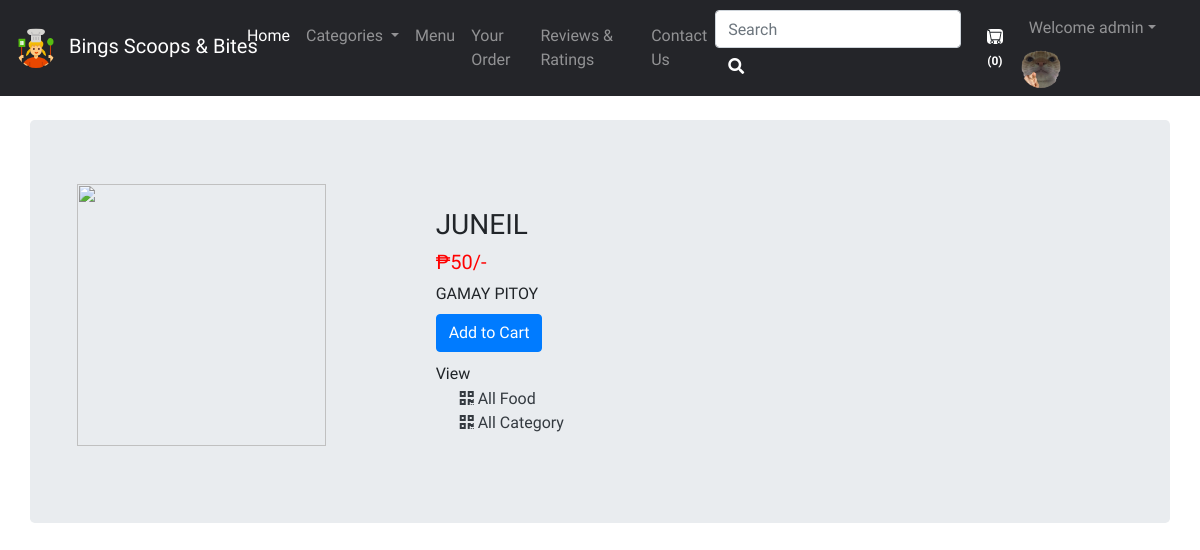
Page /viewPizza.php?itemid=3 (signed in) on the committed database.
### tables this page shows
CREATE TABLE `sitedetail` (
  `tempId` int(11) NOT NULL,
  `systemName` varchar(21) NOT NULL,
  `email` varchar(35) NOT NULL,
  `contact1` bigint(21) NOT NULL,
  `contact2` bigint(21) DEFAULT NULL COMMENT 'Optional',
  `address` text NOT NULL,
  `dateTime` datetime NOT NULL DEFAULT current_timestamp()
);

CREATE TABLE `items` (
  `itemId` int(11) NOT NULL,
  `itemName` varchar(255) NOT NULL,
  `itemPrice` int(11) NOT NULL,
  `itemDesc` varchar(255) NOT NULL,
  `itemCategoryId` int(11) NOT NULL,
  `itemPubDate` datetime NOT NULL
);

### viewPizza.php (the view, shortened to what this page needs)
<!doctype html>
<html lang="en">
<head>
    <link rel="stylesheet" href="https://stackpath.bootstrapcdn.com/bootstrap/4.4.1/css/bootstrap.min.css">
    <link rel="stylesheet" href="https://use.fontawesome.com/releases/v5.8.2/css/all.css">
    <link rel="stylesheet" href="assets/css/custom.css">
</head>
<body>
    <?php include 'partials/_dbconnect.php'; ?>
    <?php require 'partials/_nav.php' ?>
    <div class="container my-4" id="cont">
        <div class="row jumbotron">
            <?php
            $itemId = $_GET['itemid'];
            $sql = "SELECT * FROM `items` WHERE itemId = $itemId";
            $result = mysqli_query($conn, $sql);
            $row = mysqli_fetch_assoc($result);
            $itemName = $row['itemName'];
            $itemPrice = $row['itemPrice'];
            $itemDesc = $row['itemDesc'];
            $itemCategoryId = $row['itemCategoryId'];
            ?>
            <?php
            echo  '<div class="col-md-4">
                <img src="img/item-' . $itemId . '.jpg" width="249px" height="262px">
            </div>
            <div class="col-md-8 my-4">
                <h3>' . $itemName . '</h3>
                <h5 style="color: #ff0000">₱' . $itemPrice . '/-</h5>
                <p class="mb-0">' . $itemDesc . '</p>';
            if ($loggedin) {
                $quaSql = "SELECT `itemQuantity` FROM `viewcart` WHERE itemId = '$itemId' AND `userId`='$userId'";
                $quaresult = mysqli_query($conn, $quaSql);
                $quaExistRows = mysqli_num_rows($quaresult);
                if ($quaExistRows == 0) {
                    echo '<form action="partials/_manageCart.php" method="POST">
                              <input type="hidden" name="itemId" value="' . $itemId . '">
                              <button type="submit" name="addToCart" class="btn btn-primary my-2">Add to Cart</button>';
                } else {
                    echo '<a href="viewCart.php"><button class="btn btn-primary my-2">Go to Cart</button></a>';
                }
            } else {
                echo '<button class="btn btn-primary my-2" data-toggle="modal" data-target="#loginModal">Add to Cart</button>';
            }
            echo '</form>
                <h6 class="my-1"> View </h6>
                <div class="mx-4">
                    <a href="viewPizzaList.php?catid=' . $itemCategoryId . '" class="active text-dark">
                    <i class="fas fa-qrcode"></i>
                        <span>All Food</span>
                    </a>
                </div>
                <div class="mx-4">
                    <a href="about.php" class="active text-dark">
                    <i class="fas fa-qrcode"></i>
                        <span>All Category</span>
                    </a>
                </div>
            </div>'
            ?>
        </div>
    </div>
</body>
</html>

### partials/_nav.php (shortened to what this page needs)
<?php
if (isset($_SESSION['loggedin']) && $_SESSION['loggedin'] == true) {
  $loggedin = true;
  $userId = $_SESSION['userId'];
  $username = $_SESSION['username'];
} else {
  $loggedin = false;
  $userId = 0;
}
$sql = "SELECT * FROM `sitedetail`";
$result = mysqli_query($conn, $sql);
$row = mysqli_fetch_assoc($result);
$systemName = $row['systemName'];
$countsql = "SELECT SUM(`itemQuantity`) FROM `viewcart` WHERE `userId`=$userId";
$countresult = mysqli_query($conn, $countsql);
$countrow = mysqli_fetch_assoc($countresult);
$count = $countrow['SUM(`itemQuantity`)'];
if (!$count) {
  $count = 0;
}
echo '<nav class="navbar navbar-expand-lg navbar-dark navBg">
<a class="navbar-brand mb-1 mt-1" href="index.php">
<img src="/OnlineFoodDelivery/img/cooking.png" alt="Company Logo" class="company-logo">
<span class="company-name ml-2">' . $systemName . '</span>
</a>
      <button class="navbar-toggler" type="button" data-toggle="collapse" data-target="#navbarSupportedContent" aria-controls="navbarSupportedContent" aria-expanded="false" aria-label="Toggle navigation">
        <span class="navbar-toggler-icon"></span>
      </button>
      <div class="collapse navbar-collapse" id="navbarSupportedContent">
        <ul class="navbar-nav mr-auto">
          <li class="nav-item active">
            <a class="nav-link" href="index.php">Home<span class="sr-only">(current)</span></a>
          </li>
          <li class="nav-item dropdown">
            <a class="nav-link dropdown-toggle" href="#" id="navbarDropdown" role="button" data-toggle="dropdown" aria-haspopup="true" aria-expanded="false">
              Categories
            </a>
            <div class="dropdown-menu" aria-labelledby="navbarDropdown">';
echo '</div>
          </li>
          <li class="nav-item">
            <a class="nav-link" href="about.php">Menu</a>
          </li>
          <li class="nav-item">
            <a class="nav-link" href="viewOrder.php">Your Order</a>
          </li>
          <li class="nav-item">
          <a class="nav-link" href="reviews.php">Reviews & Ratings</a>
        </li>
        <li class="nav-item">
            <a class="nav-link" href="contact.php">Contact Us</a>
          </li>
        </ul>
        <div class="search-wrapper">
           <form method="get" action="search.php" class="form-inline searchForm">
            <div class="search-input">
              <input class="form-control mr-sm-2" type="search" name="search" id="search" placeholder="Search" aria-label="Search" required>
            </div>
            <button class="btn" id="textBtn" type="submit"><i class="fas fa-search"></i></button>
          </form>
        </div>
';
echo '<a href="viewCart.php">
        <button type="button" class="btn" title="MyCart">
          <svg xmlns="img/cart.svg" width="16" height="15" fill="currentColor" class="bi bi-cart cart " viewBox="0 0 16 16">
            <path d="M0 1.5A.5.5 0 0 1 .5 1H2a.5.5 0 0 1 .485.379L2.89 3H14.5a.5.5 0 0 1 .491.592l-1.5 8A.5.5 0 0 1 13 12H4a.5.5 0 0 1-.491-.408L2.01 3.607 1.61 2H.5a.5.5 0 0 1-.5-.5zM3.102 4l1.313 7h8.17l1.313-7H3.102zM5 12a2 2 0 1 0 0 4 2 2 0 0 0 0-4zm7 0a2 2 0 1 0 0 4 2 2 0 0 0 0-4zm-7 1a1 1 0 1 1 0 2 1 1 0 0 1 0-2zm7 0a1 1 0 1 1 0 2 1 1 0 0 1 0-2z"/>
            <span id="textBtn"><span id="count"> (' . $count . ')</span>
            </svg>
        </button></a>';
if ($loggedin) {
  echo '<div class="d-flex flex-wrap justify-content">
  <ul class="navbar-nav mr-2">
    <li class="nav-item dropdown">
      <a class="nav-link dropdown-toggle" href="#" id="navbarDropdown" role="button" data-toggle="dropdown"> Welcome ' . $username . '</a>
      <div class="dropdown-menu" aria-labelledby="navbarDropdown">
        <a class="dropdown-item" href="partials/_logout.php">Logout</a>
      </div>
    </li>
  </ul>
  <div class="text-center image-size-small position-relative">
    <a href="viewProfile.php"><img src="img/person-' . $userId . '.jpg" class="rounded-circle" onError="this.src = \'img/profilePic.jpg\'" style="width:40px; height:40px"></a>
  </div>
</div>
';
} else {
  echo '
          <button type="button" class="btn"  data-toggle="modal" data-target="#loginModal"><span id="textBtn">Login</span></button>
          <button type="button" class="btn textBtn"  data-toggle="modal" data-target="#signupModal"><span id="textBtn">SignUp</span></button>';
}
echo '</div>
    </nav>';

### assets/css/custom.css (style rules this page uses)
* { font-family: 'Cherry Cream Soda', cursive; }
#textBtn { background: white; -webkit-background-clip: text; -webkit-text-fill-color: transparent; font-weight: bold; }
.cart { background: white; border-radius: 25%; }
.company-logo { max-width: 100%; border-radius: 25px; height: auto; max-height: 40px; }
#count { font-size: 12px; }
.navBg { background-color: #242529; }

### viewPizza.php (style rules this page uses)
#cont { min-height: 578px; }

### rows in the picture
sitedetail: systemName "Bings Scoops & Bites"
items: itemName "JUNEIL", itemPrice "50", itemDesc "GAMAY PITOY"

### other values in the picture
$count "0"
$username "admin"
